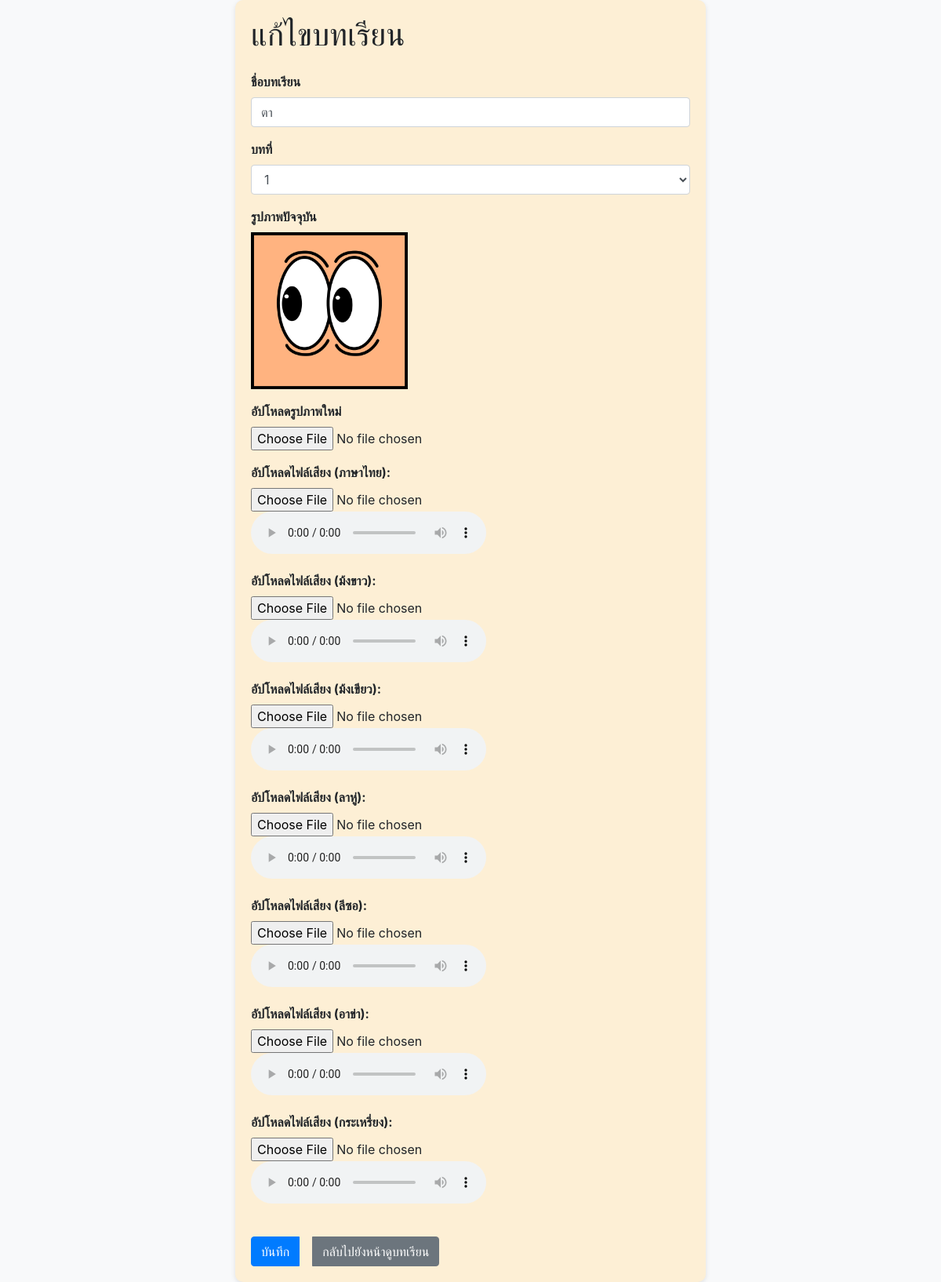
The app's page /edit_lesson/1 with its own data.
### main.py (models this page shows, shortened)
class Lesson(db.Model):
    id = db.Column(db.Integer, primary_key=True)
    title = db.Column(db.Text, nullable=False)
    image_filename = db.Column(db.Text, nullable=False)
    sound_filename_thai = db.Column(db.Text, nullable=False)
    sound_filename_hmong_daw = db.Column(db.Text, nullable=False)
    sound_filename_hmong_njua = db.Column(db.Text, nullable=False)
    sound_filename_lahu = db.Column(db.Text, nullable=False)
    sound_filename_lisu = db.Column(db.Text, nullable=False)
    sound_filename_arka = db.Column(db.Text, nullable=False)
    sound_filename_karen = db.Column(db.Text, nullable=False)
    lesson_id = db.Column(db.Integer, nullable=False)

### main.py (the view, shortened to what this page needs)
@app.route('/edit_lesson/<int:lesson_id>', methods=['GET', 'POST'])
def edit_lesson(lesson_id):
    lesson = Lesson.query.get(lesson_id)
    if lesson is None:
        return "ไม่มีบทเรียนนี้"
    return render_template('edit_lesson.html', lesson=lesson)

### templates/edit_lesson.html (shortened to what this page needs)
<!DOCTYPE html>
<html lang="en">
<head>
    <link rel="stylesheet" href="https://stackpath.bootstrapcdn.com/bootstrap/4.5.2/css/bootstrap.min.css">
</head>
<body>
    <div class="form-container">
        <h1 class="mb-4">แก้ไขบทเรียน</h1>
        <form method="POST" enctype="multipart/form-data">
            <div class="form-group">
                <label for="title">ชื่อบทเรียน</label>
                <input type="text" class="form-control" id="title" name="title" value="{{ lesson.title }}" required>
            </div>
            <div class="form-group">
                <label for="lesson_id">บทที่</label>
                <select class="form-control" id="lesson_id" name="lesson_id" required>
                    {% for i in range(1, 13) %}
                        <option value="{{ i }}" {% if lesson.lesson_id == i %} selected {% endif %}>{{ i }}</option>
                    {% endfor %}
                </select>
            </div>
            <div class="form-group">
                <label>รูปภาพปัจจุบัน</label>
                <div class="lesson-image">
                    <img src="{{ url_for('static', filename=lesson.image_filename) }}" alt="Current Image" class="img-fluid">
                </div>
            </div>
            <div class="form-group">
                <label for="new_image">อัปโหลดรูปภาพใหม่</label>
                <input type="file" class="form-control-file" id="new_image" name="new_image">
            </div>
            <div class="form-group">
                <label for="new_sound_thai">อัปโหลดไฟล์เสียง (ภาษาไทย):</label>
                <input type="file" class="form-control-file" id="new_sound_thai" name="new_sound_thai">
                {% if lesson.sound_filename_thai %}
                    <audio controls>
                        <source src="{{ url_for('static', filename=lesson.sound_filename_thai) }}" type="audio/mpeg">
                    </audio>
                {% endif %}
            </div>
            <div class="form-group">
                <label for="new_sound_hmong_daw">อัปโหลดไฟล์เสียง (ม้งขาว):</label>
                <input type="file" class="form-control-file" id="new_sound_hmong_daw" name="new_sound_hmong_daw">
                {% if lesson.sound_filename_hmong_daw %}
                    <audio controls>
                        <source src="{{ url_for('static', filename=lesson.sound_filename_hmong_daw) }}" type="audio/mpeg">
                    </audio>
                {% endif %}
            </div>
            <div class="form-group">
                <label for="new_sound_hmong_njua">อัปโหลดไฟล์เสียง (ม้งเขียว):</label>
                <input type="file" class="form-control-file" id="new_sound_hmong_njua" name="new_sound_hmong_njua">
                {% if lesson.sound_filename_hmong_njua %}
                    <audio controls>
                        <source src="{{ url_for('static', filename=lesson.sound_filename_hmong_njua) }}" type="audio/mpeg">
                    </audio>
                {% endif %}
            </div>
            <div class="form-group">
                <label for="new_sound_lahu">อัปโหลดไฟล์เสียง (ลาหู่):</label>
                <input type="file" class="form-control-file" id="new_sound_lahu" name="new_sound_lahu">
                {% if lesson.sound_filename_lahu %}
                    <audio controls>
                        <source src="{{ url_for('static', filename=lesson.sound_filename_lahu) }}" type="audio/mpeg">
                    </audio>
                {% endif %}
            </div>
            <div class="form-group">
                <label for="new_sound_lisu">อัปโหลดไฟล์เสียง (ลีซอ):</label>
                <input type="file" class="form-control-file" id="new_sound_lisu" name="new_sound_lisu">
                {% if lesson.sound_filename_lisu %}
                    <audio controls>
                        <source src="{{ url_for('static', filename=lesson.sound_filename_lisu) }}" type="audio/mpeg">
                    </audio>
                {% endif %}
            </div>
            <div class="form-group">
                <label for="new_sound_arka">อัปโหลดไฟล์เสียง (อาข่า):</label>
                <input type="file" class="form-control-file" id="new_sound_arka" name="new_sound_arka">
                {% if lesson.sound_filename_arka %}
                    <audio controls>
                        <source src="{{ url_for('static', filename=lesson.sound_filename_arka) }}" type="audio/mpeg">
                    </audio>
                {% endif %}
            </div>
            <div class="form-group">
                <label for="new_sound_karen">อัปโหลดไฟล์เสียง (กระเหรี่ยง):</label>
                <input type="file" class="form-control-file" id="new_sound_karen" name="new_sound_karen">
                {% if lesson.sound_filename_karen %}
                    <audio controls>
                        <source src="{{ url_for('static', filename=lesson.sound_filename_karen) }}" type="audio/mpeg">
                    </audio>
                {% endif %}
            </div>
            <div class="btn-group">
                <button type="submit" class="btn btn-primary">บันทึก</button>
                <a href="/view_lessons" class="btn btn-secondary ml-3">กลับไปยังหน้าดูบทเรียน</a>
            </div>
        </form>
    </div>
</body>
</html>

### templates/edit_lesson.html (style rules this page uses)
body { background-color: #f8f9fa; }
.form-group label { font-weight: bold; }
.img-fluid { max-width: 100%; height: auto; }
.lesson-image { max-width: 200px; height: auto; }
.btn-group { margin-top: 20px; }
.form-container { max-width: 600px; margin: 0 auto; padding: 20px; background-color: #FDEFD5; border-radius: 10px; box-shadow: 0px 2px 6px rgba(0, 0, 0, 0.1); }

### records on screen
Lesson: title "ตา", lesson_id "1", image_filename (picture)
